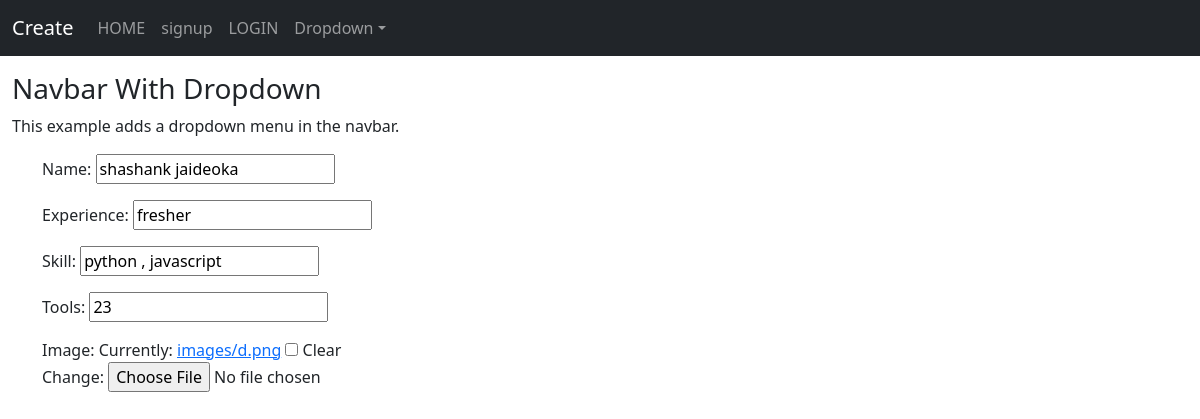
The app's page /update/1/ with its own data.
### medicalstore/models.py (models this page shows, shortened)
class programmer(models.Model):
    Name = models.CharField(max_length=30)
    experience = models.CharField(max_length=30)
    skill = models.CharField(max_length=30)
    tools = models.CharField(default= '0',max_length=80)
    image = models.ImageField(blank= True, null= True, upload_to= "images/")

### medicalstore/views.py (the view)
# urls.py: path('update/<str:id>/', views.update, name='update'),
def update(request, id):
    r = programmer.objects.get(pk=id)
    form = ProgrammerForm(instance=r)
    if request.method == 'POST':
        form = ProgrammerForm(request.POST, instance=r)
        if form.is_valid():
            form.save()
            return render('/')
    return render(request, 'update.html',{'form': form})

### medicalstore/forms.py
class ProgrammerForm(ModelForm):
    class Meta:
        model = programmer
        fields = '__all__'

### templates/update.html (shortened to what this page needs)
{% extends 'base.html' %}
{% load static %}
{% block go %}
<form action='' method='POST' enctype="multipart/form-data">
     {{form.as_p}}
</form>
{% endblock go%}

### records on screen
programmer: Name "shashank jaideoka", experience "fresher", skill "python , javascript", tools "23"
